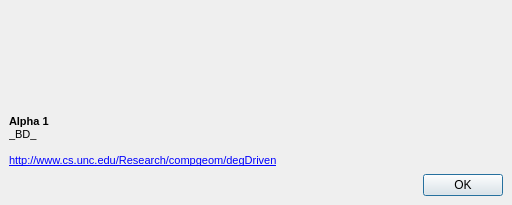
<?xml version="1.0" encoding="UTF-8"?>
<ui version="4.0">
 <class>AboutDialog</class>
 <widget class="QDialog" name="AboutDialog">
  <property name="windowModality">
   <enum>Qt::ApplicationModal</enum>
  </property>
  <property name="geometry">
   <rect>
    <x>0</x>
    <y>0</y>
    <width>512</width>
    <height>205</height>
   </rect>
  </property>
  <property name="sizePolicy">
   <sizepolicy hsizetype="Fixed" vsizetype="Fixed">
    <horstretch>0</horstretch>
    <verstretch>0</verstretch>
   </sizepolicy>
  </property>
  <property name="maximumSize">
   <size>
    <width>512</width>
    <height>205</height>
   </size>
  </property>
  <property name="windowTitle">
   <string>About DDAD Workbench</string>
  </property>
  <property name="sizeGripEnabled">
   <bool>false</bool>
  </property>
  <property name="modal">
   <bool>true</bool>
  </property>
  <layout class="QVBoxLayout" name="verticalLayout_2">
   <property name="spacing">
    <number>0</number>
   </property>
   <property name="leftMargin">
    <number>0</number>
   </property>
   <property name="topMargin">
    <number>0</number>
   </property>
   <property name="rightMargin">
    <number>0</number>
   </property>
   <property name="bottomMargin">
    <number>0</number>
   </property>
   <item>
    <widget class="QLabel" name="label">
     <property name="frameShadow">
      <enum>QFrame::Sunken</enum>
     </property>
     <property name="lineWidth">
      <number>0</number>
     </property>
     <property name="text">
      <string/>
     </property>
     <property name="pixmap">
      <pixmap resource="../resources/resources.qrc">:/about.png</pixmap>
     </property>
     <property name="indent">
      <number>0</number>
     </property>
    </widget>
   </item>
   <item>
    <layout class="QVBoxLayout" name="verticalLayout">
     <property name="leftMargin">
      <number>9</number>
     </property>
     <property name="topMargin">
      <number>6</number>
     </property>
     <property name="rightMargin">
      <number>9</number>
     </property>
     <property name="bottomMargin">
      <number>9</number>
     </property>
     <item>
      <widget class="QLabel" name="aboutMessage">
       <property name="font">
        <font>
         <family>MS Shell Dlg 2</family>
        </font>
       </property>
       <property name="lineWidth">
        <number>0</number>
       </property>
       <property name="text">
        <string>&lt;!DOCTYPE HTML PUBLIC &quot;-//W3C//DTD HTML 4.0//EN&quot; &quot;http://www.w3.org/TR/REC-html40/strict.dtd&quot;&gt;
&lt;html&gt;&lt;head&gt;&lt;meta name=&quot;qrichtext&quot; content=&quot;1&quot; /&gt;&lt;style type=&quot;text/css&quot;&gt;
p, li { white-space: pre-wrap; }
&lt;/style&gt;&lt;/head&gt;&lt;body style=&quot; font-family:'MS Shell Dlg 2'; font-size:8pt; font-weight:400; font-style:normal;&quot;&gt;
&lt;p style=&quot; margin-top:0px; margin-bottom:0px; margin-left:0px; margin-right:0px; -qt-block-indent:0; text-indent:0px;&quot;&gt;&lt;span style=&quot; font-weight:600;&quot;&gt;Alpha 1&lt;/span&gt;&lt;/p&gt;
&lt;p style=&quot; margin-top:0px; margin-bottom:0px; margin-left:0px; margin-right:0px; -qt-block-indent:0; text-indent:0px;&quot;&gt;_BD_&lt;/p&gt;
&lt;p style=&quot;-qt-paragraph-type:empty; margin-top:0px; margin-bottom:0px; margin-left:0px; margin-right:0px; -qt-block-indent:0; text-indent:0px;&quot;&gt;&lt;br /&gt;&lt;/p&gt;
&lt;p style=&quot; margin-top:0px; margin-bottom:0px; margin-left:0px; margin-right:0px; -qt-block-indent:0; text-indent:0px;&quot;&gt;&lt;a href=&quot;http://www.cs.unc.edu/Research/compgeom/degDriven&quot;&gt;&lt;span style=&quot; text-decoration: underline; color:#0000ff;&quot;&gt;http://www.cs.unc.edu/Research/compgeom/degDriven&lt;/span&gt;&lt;/a&gt;&lt;/p&gt;&lt;/body&gt;&lt;/html&gt;</string>
       </property>
       <property name="textFormat">
        <enum>Qt::RichText</enum>
       </property>
       <property name="wordWrap">
        <bool>true</bool>
       </property>
       <property name="margin">
        <number>0</number>
       </property>
       <property name="openExternalLinks">
        <bool>true</bool>
       </property>
      </widget>
     </item>
     <item>
      <widget class="QDialogButtonBox" name="okBox">
       <property name="orientation">
        <enum>Qt::Horizontal</enum>
       </property>
       <property name="standardButtons">
        <set>QDialogButtonBox::Ok</set>
       </property>
      </widget>
     </item>
    </layout>
   </item>
  </layout>
 </widget>
 <resources>
  <include location="../resources/resources.qrc"/>
 </resources>
 <connections>
  <connection>
   <sender>okBox</sender>
   <signal>rejected()</signal>
   <receiver>AboutDialog</receiver>
   <slot>reject()</slot>
   <hints>
    <hint type="sourcelabel">
     <x>316</x>
     <y>260</y>
    </hint>
    <hint type="destinationlabel">
     <x>286</x>
     <y>274</y>
    </hint>
   </hints>
  </connection>
  <connection>
   <sender>okBox</sender>
   <signal>accepted()</signal>
   <receiver>AboutDialog</receiver>
   <slot>accept()</slot>
   <hints>
    <hint type="sourcelabel">
     <x>248</x>
     <y>254</y>
    </hint>
    <hint type="destinationlabel">
     <x>157</x>
     <y>274</y>
    </hint>
   </hints>
  </connection>
 </connections>
</ui>
